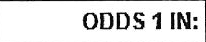
#> input picture resources/examples/cells/000-001.png, 206 x 42 px
$ python -i __init__.py   (imports and definitions only)
#> lines starting #> are read from the running program, lines starting #| are printed output that depends on the picture; after the words box and inside, x2 and y2 are one past the last pixel; in counts of white or black regions, pixels touching at a corner belong together
### table_ocr/util.py
from contextlib import contextmanager
import functools
import logging
import os
import tempfile

def get_logger(name):
    logger = logging.getLogger(name)
    lvl = os.environ.get("PY_LOG_LVL", "info").upper()
    handler = logging.StreamHandler()
    formatter = logging.Formatter(logging.BASIC_FORMAT)
    handler.setFormatter(formatter)
    logger.addHandler(handler)
    handler.setLevel(lvl)
    logger.setLevel(lvl)
    return logger

# [8 lines left out: function working_dir, not called in this run]


def make_tempdir(identifier):
    return tempfile.mkdtemp(prefix="{}_".format(identifier))

### table_ocr/pdf_to_images_no_rotation/__init__.py
import os
import re
import subprocess
from scipy.ndimage import interpolation as inter
import numpy as np
import cv2

from table_ocr.util import get_logger, working_dir

logger = get_logger(__name__)

# Wrapper around the Poppler command line utility "pdfimages" and helpers for
# finding the output files of that command.
# [45 lines left out: functions pdf_to_images, pdfimages, find_matching_files_in_dir, not called in this run]

def preprocess_img(filepath, tess_params=None):
    """Processing that involves running shell executables,
    like mogrify to rotate.

    Uses tesseract to detect rotation.

    Orientation and script detection is only available for legacy tesseract
    (--oem 0). Some versions of tesseract will segfault if you let it run OSD
    with the default oem (3).
    """

    correct_skew(filepath)

# [12 lines left out: function get_rotate, not called in this run]


def mogrify(image_filepath, rotate):
    subprocess.run(["mogrify", "-rotate", rotate, image_filepath])

def correct_skew(filepath, delta=0.2, limit=5):
	'''This is code taken from https://stackoverflow.com/a/57965160 to auto
	matically detect skew in the image of a table and apply the appropriate
	rotation to straigthen it.'''
#> called with delta = 0.2, limit = 5
	def determine_score(arr, angle):
		data = inter.rotate(arr, angle, reshape=False, order=0)
		histogram = np.sum(data, axis=1)
		score = np.sum((histogram[1:] - histogram[:-1]) ** 2)
		return histogram, score

	image = cv2.imread((filepath), cv2.IMREAD_GRAYSCALE)
#> image is the input picture: shape (42, 206); min 0, max 255, mean 225.4
	thresh = cv2.threshold(image, 0, 255, cv2.THRESH_BINARY_INV + cv2.THRESH_OTSU)[1]
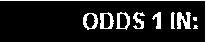
#> thresh: shape (42, 206); 12% white; 10 white regions (2 under 20 px), largest, box (x1, y1, x2, y2) and area: (0, 0, 206, 42) 247, (177, 12, 191, 29) 161, (100, 12, 114, 29) 125

	scores = []
	angles = np.arange(-limit, limit + delta, delta)
	for angle in angles:
		histogram, score = determine_score(thresh, angle)
		scores.append(score)
#> this loop made 51 passes
#> score on passes 1 to 12: 51109650, 48248550, 53320500, 58587525, 62098875, 57026925, 58132350, 59432850, 59107725, 58262400, 61838775, 67105800
#> pass 1, in determine_score, `data = inter.rotate(arr, angle, reshape=False, order=0)`:
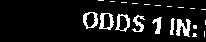
#> data: shape (42, 206); 9.8% white; 21 white regions (14 under 20 px), largest, box (x1, y1, x2, y2) and area: (176, 19, 191, 37) 162, (99, 13, 114, 30) 125, (83, 12, 98, 29) 120
#> pass 2, in determine_score (call 2), `data = inter.rotate(arr, angle, reshape=False, order=0)`:
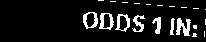
#> data: shape (42, 206); 9.8% white; 21 white regions (14 under 20 px), largest, box (x1, y1, x2, y2) and area: (176, 18, 191, 36) 162, (99, 13, 114, 30) 123, (83, 12, 98, 29) 119
#> pass 3, in determine_score (call 3), `data = inter.rotate(arr, angle, reshape=False, order=0)`:
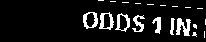
#> data: shape (42, 206); 9.9% white; 20 white regions (13 under 20 px), largest, box (x1, y1, x2, y2) and area: (176, 18, 191, 36) 161, (99, 12, 114, 30) 125, (83, 12, 98, 29) 122
#> after the loop, scores = 51 values, max 1189567350 at index 25, min 37714500 at index 49, mean 179966250

	best_angle = angles[scores.index(max(scores))]
#> best_angle = 4.44e-15

	(h, w) = image.shape[:2]
#> h = 42; w = 206
	center = (w // 2, h // 2)
#> center = (103, 21)
	M = cv2.getRotationMatrix2D(center, best_angle, 1.0)
#> M = [[1, 7.75e-17, -1.63e-15], [-7.75e-17, 1, 7.98e-15]]
	rotated = cv2.warpAffine(image, M, (w, h), flags=cv2.INTER_CUBIC, borderMode=cv2.BORDER_REPLICATE)
	cv2.imwrite(filepath, rotated)

>>> result = preprocess_img('../../resources/examples/cells/000-001.png')

$ run again, on resources/examples/cells/000-002.png
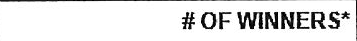
#> input picture resources/examples/cells/000-002.png, 357 x 41 px
#> in correct_skew, image is the input picture: shape (41, 357); min 0, max 255, mean 228.5
#> in correct_skew, `thresh = cv2.threshold(image, 0, 255, cv2.THRESH_BINARY_INV + cv2.THRE..`:
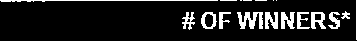
#> thresh: shape (41, 357); 11.5% white; 18 white regions (6 under 20 px), largest, box (x1, y1, x2, y2) and area: (237, 12, 263, 29) 267, (0, 0, 218, 2) 243, (281, 12, 295, 29) 161
#> the loop in correct_skew, `for angle in angles:` made 51 passes
#> score on passes 1 to 8: 111452850, 106185825, 99163125, 124002675, 113403600, 125628300, 155929950, 153524025
#> after the loop in correct_skew, `for angle in angles:`: scores = 51 values, max 2552361300 at index 24, min 99163125 at index 2, mean 337758975
#> best_angle = -0.2
#> M = [[1, -0.00349, 0.0709], [0.00349, 1, -0.621]]
#> in correct_skew, `rotated = cv2.warpAffine(image, M, (w, h), flags=cv2.INTER_CUBIC, bord..`:
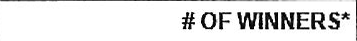
#> rotated: shape (41, 357); min 0, max 255, mean 228.9

$ run again, on resources/examples/cells/010-001.png
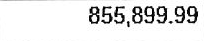
#> input picture resources/examples/cells/010-001.png, 204 x 41 px
#> in correct_skew, image is the input picture: shape (41, 204); min 0, max 255, mean 231.9
#> in correct_skew, `thresh = cv2.threshold(image, 0, 255, cv2.THRESH_BINARY_INV + cv2.THRE..`:
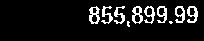
#> thresh: shape (41, 204); 9.6% white in thin lines or dots, all inside (x1, y1, x2, y2) = (89, 6, 198, 27)
#> the loop in correct_skew, `for angle in angles:` made 51 passes
#> score on passes 1 to 8: 54100800, 49419000, 56571750, 53710650, 56701800, 53320500, 55141200, 56051550
#> after the loop in correct_skew, `for angle in angles:`: scores = 51 values, max 367131150 at index 24, min 35308575 at index 49, mean 129550200
#> best_angle = -0.2
#> M = [[1, -0.00349, 0.0704], [0.00349, 1, -0.356]]
#> in correct_skew, `rotated = cv2.warpAffine(image, M, (w, h), flags=cv2.INTER_CUBIC, bord..`:
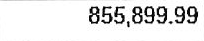
#> rotated: shape (41, 204); min 0, max 255, mean 231.8

$ run again, on resources/examples/cells/012-000.png
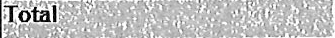
#> input picture resources/examples/cells/012-000.png, 335 x 38 px
#> in correct_skew, image is the input picture: shape (38, 335); min 0, max 255, mean 191.5
#> in correct_skew, `thresh = cv2.threshold(image, 0, 255, cv2.THRESH_BINARY_INV + cv2.THRE..`:
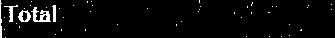
#> thresh: shape (38, 335); 3.7% white; 50 white regions (45 under 20 px), largest, box (x1, y1, x2, y2) and area: (31, 7, 51, 22) 148, (18, 10, 31, 22) 85, (4, 5, 18, 22) 68, (0, 0, 2, 38) 55, (52, 5, 56, 22) 52
#> the loop in correct_skew, `for angle in angles:` made 51 passes
#> score on passes 1 to 8: 16191225, 18987300, 19507500, 23148900, 20677950, 24969600, 32577525, 32707575
#> pass 3, in determine_score (call 3), `data = inter.rotate(arr, angle, reshape=False, order=0)`:
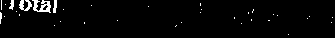
#> data: shape (38, 335); 2.8% white; 35 white regions (31 under 20 px), largest, box (x1, y1, x2, y2) and area: (32, 0, 51, 13) 137, (19, 0, 32, 11) 80, (53, 0, 57, 13) 39, (9, 0, 14, 10) 32
#> after the loop in correct_skew, `for angle in angles:`: scores = 51 values, max 115159275 at index 25, min 16191225 at index 0, mean 60264150
#> best_angle = 4.44e-15
#> M = [[1, 7.75e-17, -1.47e-15], [-7.75e-17, 1, 1.29e-14]]
